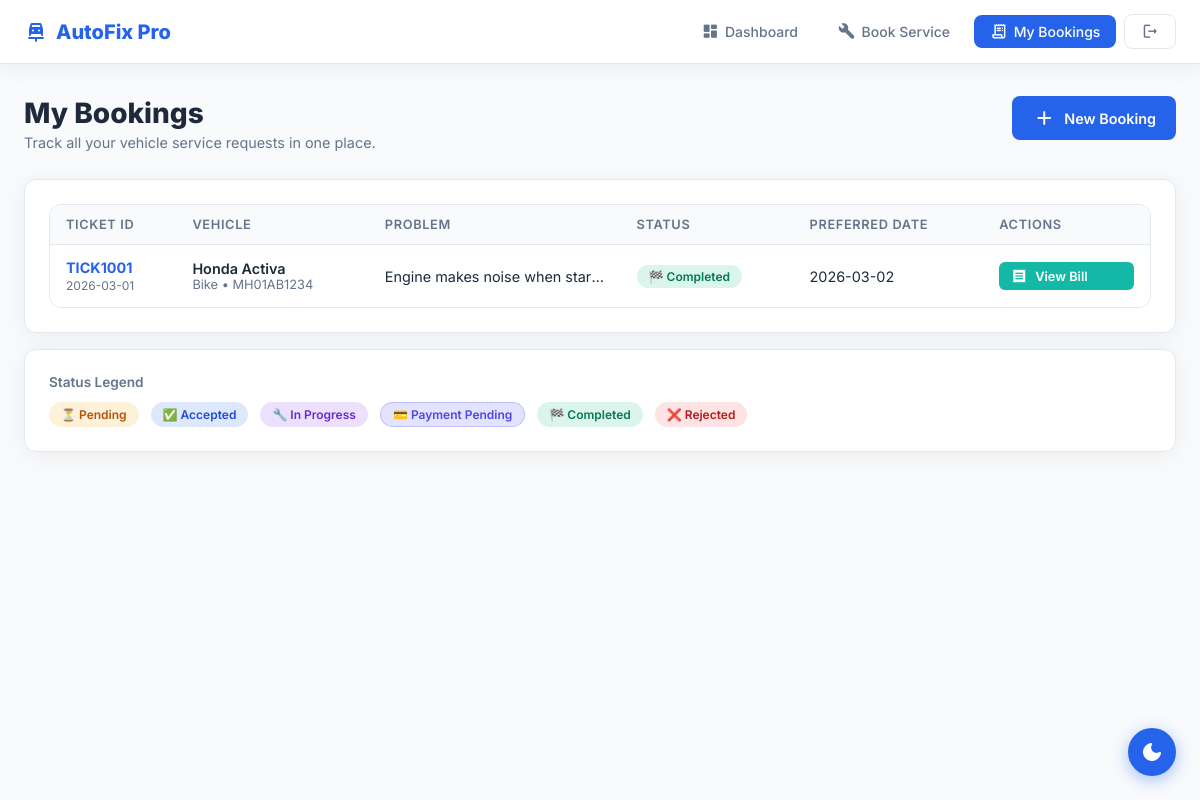
Page /bookings (signed in) on the committed database.
### tables this page shows
CREATE TABLE bookings (
            id             INTEGER PRIMARY KEY AUTOINCREMENT,
            ticket_id      TEXT    NOT NULL UNIQUE,
            customer_id    INTEGER NOT NULL,
            vehicle_name   TEXT    NOT NULL,
            vehicle_type   TEXT    NOT NULL,
            vehicle_number TEXT    NOT NULL,
            model          TEXT    NOT NULL,
            body_type      TEXT    NOT NULL,
            model_year     TEXT    NOT NULL,
            problem        TEXT    NOT NULL,
            status         TEXT    NOT NULL DEFAULT 'Pending',
            preferred_date TEXT    NOT NULL,
            created_at     TEXT    NOT NULL,
            updated_at     TEXT, payment_method TEXT DEFAULT '',
            FOREIGN KEY (customer_id) REFERENCES customers(id)
        );

### customer.py (the view)
@customer_bp.route("/bookings")
@login_required
def view_bookings():
    conn = get_db()
    bookings = conn.execute(
        "SELECT * FROM bookings WHERE customer_id=? ORDER BY created_at DESC",
        (session["customer_id"],)
    ).fetchall()
    conn.close()
    return render_template("view_bookings.html", bookings=bookings)

### customer.py (called while the page is built)
def get_db():
    conn = sqlite3.connect(DB_PATH, timeout=10)
    conn.row_factory = sqlite3.Row
    return conn

def login_required(f):
    from functools import wraps
    @wraps(f)
    def decorated(*args, **kwargs):
        if "customer_id" not in session:
            flash("Please login to continue.", "warning")
            return redirect(url_for("customer.login"))
        return f(*args, **kwargs)
    return decorated

### templates/view_bookings.html (shortened to what this page needs)
{% extends "base.html" %}
{% block body %}
<nav class="navbar">
    <div class="navbar-brand"><span class="material-icons-round">car_repair</span> AutoFix Pro</div>
    <div class="navbar-links">
        <a href="{{ url_for('customer.dashboard') }}" class="nav-btn">
            <span class="material-icons-round">dashboard</span><span class="label">Dashboard</span>
        </a>
        <a href="{{ url_for('customer.book_service') }}" class="nav-btn">
            <span class="material-icons-round">build</span><span class="label">Book Service</span>
        </a>
        <a href="{{ url_for('customer.view_bookings') }}" class="nav-btn active">
            <span class="material-icons-round">receipt_long</span><span class="label">My Bookings</span>
        </a>
        <form action="{{ url_for('customer.logout') }}" method="GET" style="margin:0">
            <button type="submit" class="nav-logout"><span class="material-icons-round">logout</span></button>
        </form>
    </div>
</nav>
<div class="content">
    <div class="page-header fade-up"
        style="display:flex;justify-content:space-between;align-items:flex-start;flex-wrap:wrap;gap:12px">
        <div>
            <h1 class="page-title">My Bookings</h1>
            <p class="page-subtitle">Track all your vehicle service requests in one place.</p>
        </div>
        <a href="{{ url_for('customer.book_service') }}" class="btn btn-primary">
            <span class="material-icons-round">add</span> New Booking
        </a>
    </div>
    {% if bookings %}
    <div class="card fade-up">
        <div class="table-container">
            <table>
                <thead>
                    <tr>
                        <th>Ticket ID</th>
                        <th>Vehicle</th>
                        <th>Problem</th>
                        <th>Status</th>
                        <th>Preferred Date</th>
                        <th>Actions</th>
                    </tr>
                </thead>
                <tbody>
                    {% for b in bookings %}
                    <tr class="tr-animate">
                        <td>
                            <strong style="color:var(--primary)">{{ b.ticket_id }}</strong>
                            <div style="font-size:.75rem;color:var(--text-muted);margin-top:2px">{{ b.created_at[:10] }}
                            </div>
                        </td>
                        <td>
                            <div style="font-weight:600">{{ b.vehicle_name }}</div>
                            <div style="font-size:.8rem;color:var(--text-muted)">{{ b.vehicle_type }} • {{
                                b.vehicle_number }}</div>
                        </td>
                        <td style="max-width:200px">
                            <div style="overflow:hidden;text-overflow:ellipsis;white-space:nowrap"
                                title="{{ b.problem }}">
                                {{ b.problem }}
                            </div>
                        </td>
                        <td>{% include "_badge.html" %}</td>
                        <td>{{ b.preferred_date }}</td>
                        <td>
                            {% if b.status == 'Payment Pending' %}
                            <a href="{{ url_for('customer.pay_now', booking_id=b.id) }}" class="btn btn-sm"
                                style="background:linear-gradient(135deg,#4F46E5,#7C3AED);color:#fff;animation:paypulse 2s infinite;box-shadow:0 3px 12px rgba(99,102,241,.4);font-size:.8rem">
                                <span class="material-icons-round" style="font-size:.95rem">payment</span> Pay Now
                            </a>
                            {% elif b.status == 'Completed' %}
                            <div style="display:flex;flex-direction:column;gap:6px">
                                <a href="{{ url_for('customer.bill_detail', booking_id=b.id) }}"
                                    class="btn btn-secondary btn-sm">
                                    <span class="material-icons-round" style="font-size:1rem">receipt</span> View Bill
                                </a>
                            </div>
                            {% else %}
                            <span style="font-size:.8rem;color:var(--text-muted)">—</span>
                            {% endif %}
                        </td>
                    </tr>
                    {% endfor %}
                </tbody>
            </table>
        </div>
    </div>
    <div class="card fade-up" style="margin-top:16px">
        <h4 style="font-size:.85rem;font-weight:600;color:var(--text-muted);margin-bottom:12px">Status Legend</h4>
        <div style="display:flex;gap:12px;flex-wrap:wrap">
            <span class="badge badge-pending">⏳ Pending</span>
            <span class="badge badge-accepted">✅ Accepted</span>
            <span class="badge badge-progress">🔧 In Progress</span>
            <span class="badge badge-payment">💳 Payment Pending</span>
            <span class="badge badge-completed">🏁 Completed</span>
            <span class="badge badge-rejected">❌ Rejected</span>
        </div>
    </div>
    {% endif %}
</div>
{% endblock %}

### templates/_badge.html
{% set s = b.status %}
{% if s == 'Pending' %}
<span class="badge badge-pending">⏳ Pending</span>
{% elif s == 'Accepted' %}
<span class="badge badge-accepted">✅ Accepted</span>
{% elif s == 'In Progress' %}
<span class="badge badge-progress">🔧 In Progress</span>
{% elif s == 'Payment Pending' %}
<span class="badge badge-payment">💳 Payment Pending</span>
{% elif s == 'Completed' %}
<span class="badge badge-completed">🏁 Completed</span>
{% elif s == 'Rejected' %}
<span class="badge badge-rejected">❌ Rejected</span>
{% else %}
<span class="badge">{{ s }}</span>
{% endif %}

### templates/base.html (style rules this page uses)
:root { --bg: #F8FAFC; --card: #FFFFFF; --primary: #2563EB; --primary-hover: #1D4ED8; --secondary: #14B8A6; --text: #1E293B; --text-muted: #64748B; --border: #E2E8F0; --badge-pending: #F59E0B; --badge-accepted: #2563EB; --badge-progress: #7C3AED; --badge-completed: #10B981; --badge-rejected: #EF4444; --shadow: 0 4px 24px rgba(0, 0, 0, .06); --radius: 12px; --nav-bg: #FFFFFF; --input-bg: #F8FAFC; --sidebar: #0F172A; --sidebar-text: #94A3B8; }
* { box-sizing: border-box; margin: 0; padding: 0 }
body { font-family: 'Inter', sans-serif; background: var(--bg); color: var(--text); transition: background .3s, color .3s; min-height: 100vh }
a { color: var(--primary); text-decoration: none }
.navbar { background: var(--nav-bg); border-bottom: 1px solid var(--border); padding: 0 24px; height: 64px; display: flex; align-items: center; justify-content: space-between; position: sticky; top: 0; z-index: 100; box-shadow: var(--shadow) }
.navbar-brand { font-size: 1.25rem; font-weight: 800; color: var(--primary); display: flex; align-items: center; gap: 8px }
.navbar-brand span.material-icons-round { font-size: 1.5rem }
.navbar-links { display: flex; align-items: center; gap: 8px }
.nav-btn { padding: 8px 16px; border-radius: 8px; font-size: .875rem; font-weight: 500; color: var(--text-muted); transition: all .2s; display: flex; align-items: center; gap: 6px }
.nav-btn.active { background: var(--primary); color: #fff }
.nav-btn span.material-icons-round { font-size: 1.1rem }
.nav-logout { background: transparent; border: 1px solid var(--border); padding: 8px 16px; border-radius: 8px; cursor: pointer; font-size: .875rem; font-weight: 500; color: var(--text-muted); font-family: 'Inter', sans-serif; display: flex; align-items: center; gap: 6px; transition: all .2s }
.nav-logout span.material-icons-round { font-size: 1.1rem }
.content { padding: 32px 24px; max-width: 1200px; margin: 0 auto }
.card { background: var(--card); border-radius: var(--radius); padding: 24px; box-shadow: var(--shadow); border: 1px solid var(--border) }
.badge { display: inline-flex; align-items: center; gap: 4px; padding: 4px 12px; border-radius: 20px; font-size: .75rem; font-weight: 600; white-space: nowrap }
.badge-pending { background: rgba(245, 158, 11, .15); color: #B45309 }
.badge-accepted { background: rgba(37, 99, 235, .15); color: #1D4ED8 }
.badge-progress { background: rgba(124, 58, 237, .15); color: #6D28D9 }
.badge-payment { background: rgba(99, 102, 241, .18); color: #4F46E5; border: 1px solid rgba(99, 102, 241, .3) }
.badge-completed { background: rgba(16, 185, 129, .15); color: #047857 }
.badge-rejected { background: rgba(239, 68, 68, .15); color: #B91C1C }
.table-container { overflow-x: auto; border-radius: var(--radius); border: 1px solid var(--border) }
table { width: 100%; border-collapse: collapse; font-size: .9rem }
thead { background: var(--bg) }
th { padding: 12px 16px; text-align: left; font-weight: 600; color: var(--text-muted); font-size: .8rem; text-transform: uppercase; letter-spacing: .05em; border-bottom: 1px solid var(--border) }
td { padding: 14px 16px; border-bottom: 1px solid var(--border); color: var(--text); vertical-align: middle }
tr:last-child td { border-bottom: none }
.tr-animate { transition: background .15s }
.btn { display: inline-flex; align-items: center; gap: 8px; padding: 10px 20px; border-radius: 8px; font-size: .9rem; font-weight: 600; cursor: pointer; border: none; font-family: 'Inter', sans-serif; transition: all .2s; white-space: nowrap }
.btn-primary { background: var(--primary); color: #fff }
.btn-secondary { background: var(--secondary); color: #fff }
.btn-sm { padding: 6px 12px; font-size: .8rem; border-radius: 6px }
.page-header { margin-bottom: 28px }
.page-title { font-size: 1.75rem; font-weight: 800; color: var(--text) }
.page-subtitle { font-size: .9rem; color: var(--text-muted); margin-top: 4px }
.fade-up { animation: fadeUp .4s ease both }

### rows in the picture
bookings: ticket_id "TICK1001", created_at "2026-03-01", vehicle_name "Honda Activa", vehicle_type "Bike", vehicle_number "MH01AB1234", problem "Engine makes noise when star…", status "🏁 Completed", preferred_date "2026-03-02"
